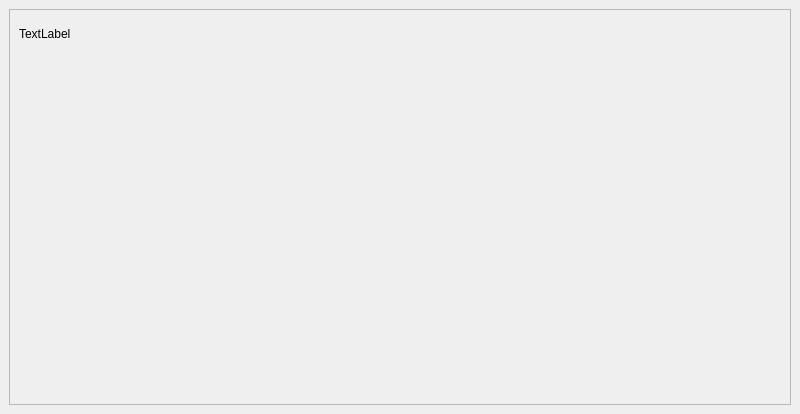
<?xml version="1.0" encoding="UTF-8"?>
<ui version="4.0">
 <class>MapWindow</class>
 <widget class="QMainWindow" name="MapWindow">
  <property name="geometry">
   <rect>
    <x>0</x>
    <y>0</y>
    <width>800</width>
    <height>414</height>
   </rect>
  </property>
  <property name="windowTitle">
   <string>MainWindow</string>
  </property>
  <widget class="QWidget" name="centralwidget">
   <layout class="QVBoxLayout" name="verticalLayout">
    <item>
     <widget class="QScrollArea" name="scrollArea">
      <property name="widgetResizable">
       <bool>true</bool>
      </property>
      <widget class="QWidget" name="scrollAreaWidgetContents">
       <property name="geometry">
        <rect>
         <x>0</x>
         <y>0</y>
         <width>774</width>
         <height>388</height>
        </rect>
       </property>
       <layout class="QVBoxLayout" name="verticalLayout_2">
        <item>
         <widget class="QLabel" name="label">
          <property name="maximumSize">
           <size>
            <width>300</width>
            <height>30</height>
           </size>
          </property>
          <property name="text">
           <string>TextLabel</string>
          </property>
         </widget>
        </item>
        <item>
         <widget class="QCustomPlot" name="customPlot" native="true"/>
        </item>
       </layout>
      </widget>
     </widget>
    </item>
   </layout>
  </widget>
 </widget>
 <customwidgets>
  <customwidget>
   <class>QCustomPlot</class>
   <extends>QWidget</extends>
   <header location="global">qcustomplot.h</header>
   <container>1</container>
  </customwidget>
 </customwidgets>
 <resources/>
 <connections/>
</ui>
